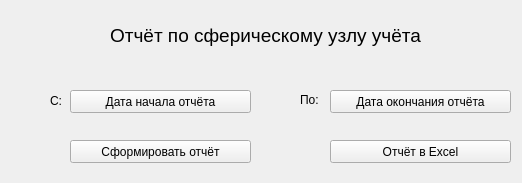
<?xml version="1.0" encoding="UTF-8"?>
<ui version="4.0">
 <class>Report_Form</class>
 <widget class="QWidget" name="Report_Form">
  <property name="geometry">
   <rect>
    <x>0</x>
    <y>0</y>
    <width>522</width>
    <height>183</height>
   </rect>
  </property>
  <property name="windowTitle">
   <string>Формирование отчёта</string>
  </property>
  <property name="styleSheet">
   <string notr="true">QLabel {background-color: none}</string>
  </property>
  <widget class="QLabel" name="label_Title">
   <property name="geometry">
    <rect>
     <x>60</x>
     <y>20</y>
     <width>411</width>
     <height>31</height>
    </rect>
   </property>
   <property name="font">
    <font>
     <pointsize>14</pointsize>
    </font>
   </property>
   <property name="layoutDirection">
    <enum>Qt::RightToLeft</enum>
   </property>
   <property name="text">
    <string>Отчёт по сферическому узлу учёта</string>
   </property>
   <property name="alignment">
    <set>Qt::AlignCenter</set>
   </property>
  </widget>
  <widget class="QLabel" name="label_From">
   <property name="geometry">
    <rect>
     <x>50</x>
     <y>85</y>
     <width>21</width>
     <height>31</height>
    </rect>
   </property>
   <property name="text">
    <string>С:</string>
   </property>
  </widget>
  <widget class="QLabel" name="label_To">
   <property name="geometry">
    <rect>
     <x>300</x>
     <y>80</y>
     <width>21</width>
     <height>39</height>
    </rect>
   </property>
   <property name="text">
    <string>По:</string>
   </property>
  </widget>
  <widget class="QPushButton" name="reportButton_pdf">
   <property name="geometry">
    <rect>
     <x>70</x>
     <y>140</y>
     <width>181</width>
     <height>23</height>
    </rect>
   </property>
   <property name="text">
    <string>Сформировать отчёт</string>
   </property>
  </widget>
  <widget class="QPushButton" name="fromDateButton">
   <property name="geometry">
    <rect>
     <x>70</x>
     <y>90</y>
     <width>181</width>
     <height>23</height>
    </rect>
   </property>
   <property name="text">
    <string>Дата начала отчёта</string>
   </property>
  </widget>
  <widget class="QPushButton" name="toDateButton">
   <property name="geometry">
    <rect>
     <x>330</x>
     <y>90</y>
     <width>181</width>
     <height>23</height>
    </rect>
   </property>
   <property name="text">
    <string>Дата окончания отчёта</string>
   </property>
  </widget>
  <widget class="QPushButton" name="reportButton_excel">
   <property name="geometry">
    <rect>
     <x>330</x>
     <y>140</y>
     <width>181</width>
     <height>23</height>
    </rect>
   </property>
   <property name="text">
    <string>Отчёт в Excel</string>
   </property>
  </widget>
 </widget>
 <resources/>
 <connections/>
</ui>
